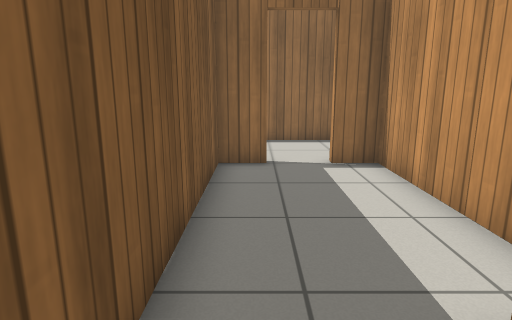
View 1 (above)

17 first-person views from a walk through a robot-simulator world made for Gazebo. The camera is 1 m above the floor, tilts 12° down and sees 75° across. The lines on the ground mark 1 m squares. The floor is counted in squares, 0.5 m on a side. Each view is taken from the middle of a square. On the plan, view 1 faces up. The plan holds only what a view shows up to about 18 squares ahead; the rest is blank. The robots in the file are not drawn. Gazebo's built-in surfaces are drawn with simple patterns.

View 2
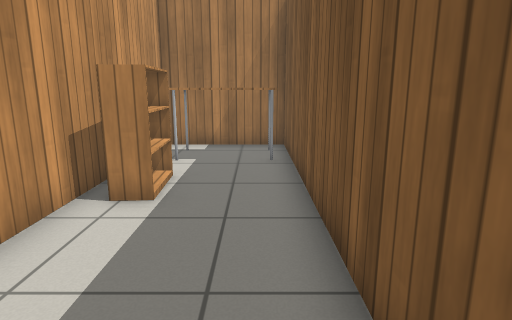

View 3
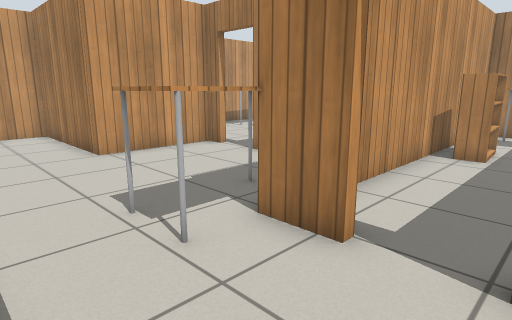

View 4
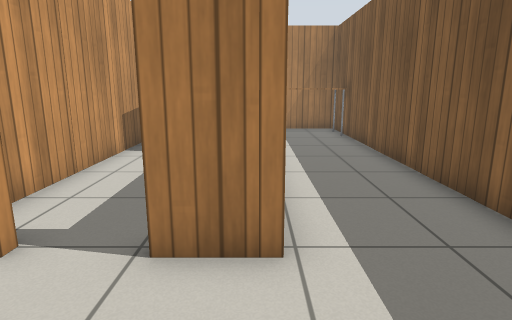

View 5
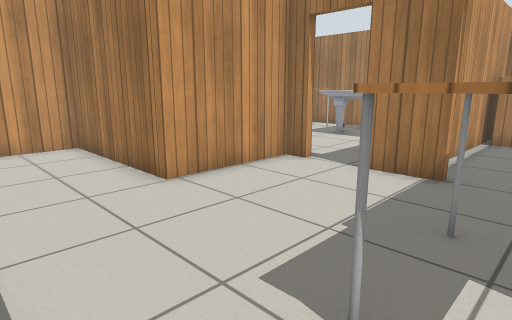

View 6
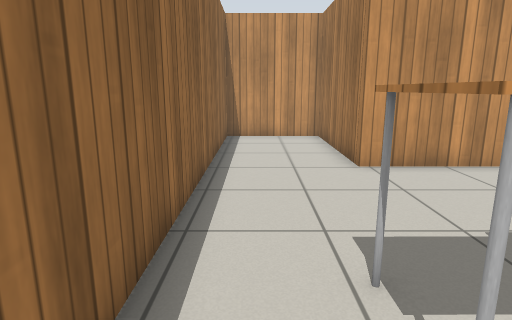

View 7
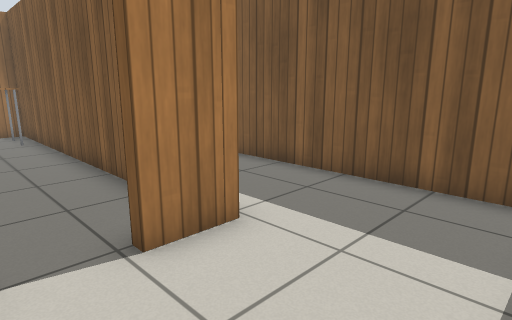

View 8
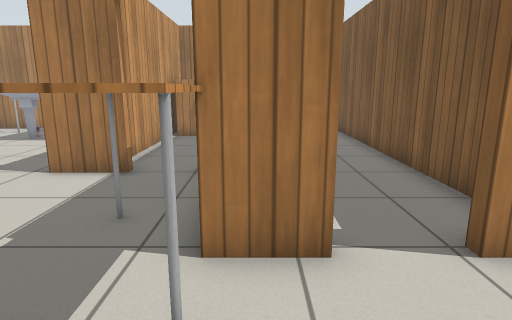

View 9
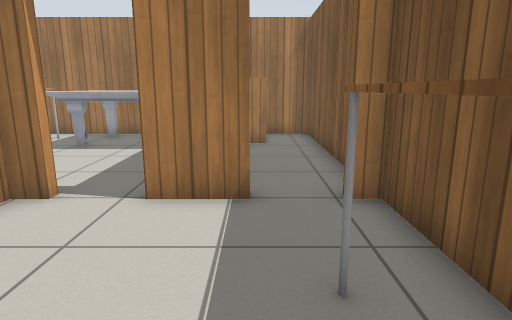

View 10
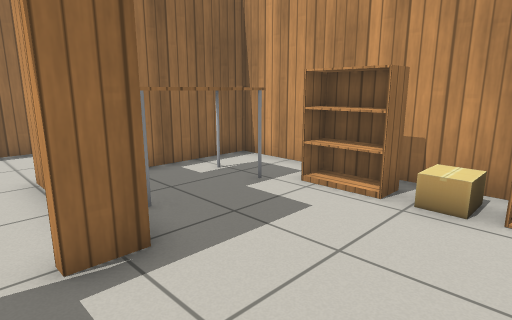

View 11
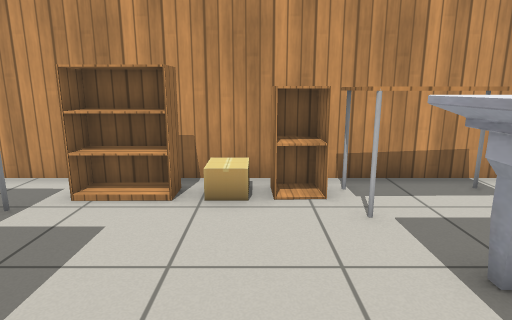

View 12
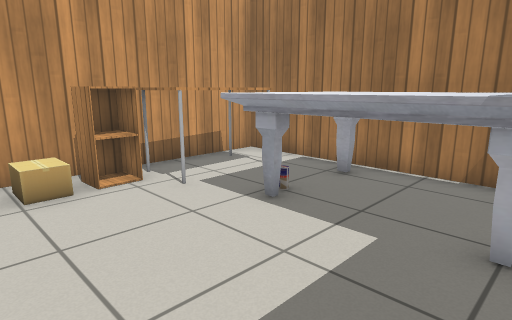

View 13
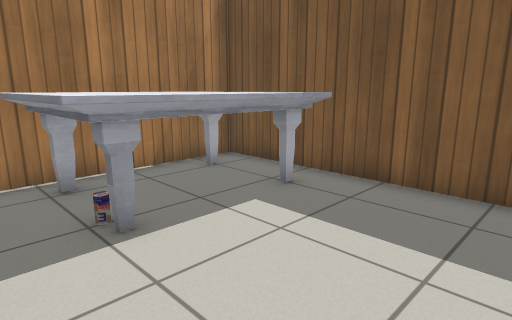

View 14
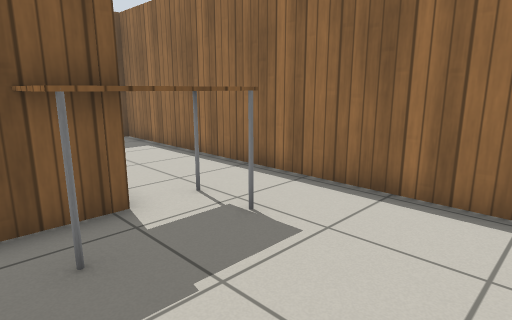

View 15
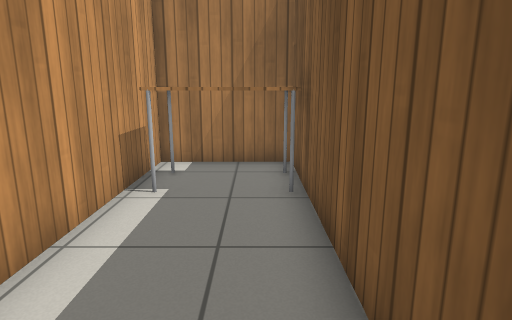

View 16
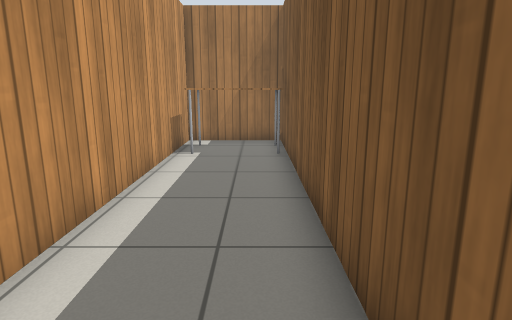

View 17
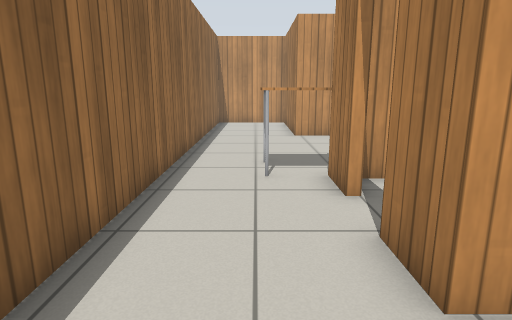

### Floor plan
Points are (right, up) in squares from view 1. A wall is a line through its corners. A room is listed if a view was taken in it or the views show most of it. See-through windows are left out.
Room 1 (views 1, 2)
walls: (0.3, 9) (-1, 9) (-1, -4.1) (3.4, -4.1) (3.4, 9) (2.1, 9)
ways out: opening at (3, 8) to room 2; open door at (1.5, 9) to room 2
objects: table (0, -3) to (2, -2); bookshelf (2, 1) to (3, 2)
Room 2 (views 3, 4, 5, 6, 7, 8, 9, 14, 15, 16, 17)
walls: (3.7, 7.6) (3.7, 5.1); (2.1, 9.3) (3.5, 9.3); (6, 5.1) (8.1, 5.1); (-1.3, 8.6) (-1.3, 9.3) (0.3, 9.3); (9.8, 5.1) (10.6, 5.1) (10.6, 9.3) (16.4, 9.3) (16.4, 13.2) (-5, 13.2) (-5, -4.1) (-1.3, -4.1) (-1.3, 5.9)
ways out: opening at (3, 8) to room 1; open door at (1.5, 9) to room 1; open door at (8.5, 5) to room 3; open door at (5.5, 5) to room 4
objects: table (-4, -3) to (-2, -2); table (4, 8) to (5, 11)
Room 3 (views 10, 11, 12, 13)
walls: (10.9, 4.8) (9.8, 4.8); (7, 3.2) (7, -4.1) (16.4, -4.1) (16.4, 9) (12.9, 9)
ways out: open door at (8.5, 5) to room 2
objects: marble table (8, -3) to (13, 0); table (12, 6) to (14, 6); table (14, -3) to (16, 0); table (14, 8); cabinet (15, 1) to (16, 2); cardboard box (15, 2) to (16, 3); bookshelf (15, 4) to (16, 5)
Room 4 (no view inside)
walls: (3.7, 2.5) (3.7, -4.1) (6.7, -4.1) (6.7, 3.2)
ways out: open door at (5.5, 5) to room 2
objects: bookshelf (6, -3) to (6, -2)

Where each view was taken, in squares from view 1:
view 1: 0 up, 0 right, facing up
view 2: 8 up, 0 right, facing down
view 3: 13 up, 0 right, facing down-right
view 4: 13 up, 1 left, facing down
view 5: 13 up, 4 right, facing down-right
view 6: 12 up, 2 right, facing right
view 7: 13 up, 2 right, facing down-left
view 8: 13 up, 3 right, facing down
view 9: 11 up, 6 right, facing down
view 10: 1 up, 9 right, facing up-right
view 11: 2 up, 9 right, facing right
view 12: 4 up, 8 right, facing down-right
view 13: 4 up, 14 right, facing down-left
view 14: 7 up, 9 right, facing up-left
view 15: 5 up, 4 left, facing down
view 16: 9 up, 4 left, facing down
view 17: 11 up, 4 left, facing right
